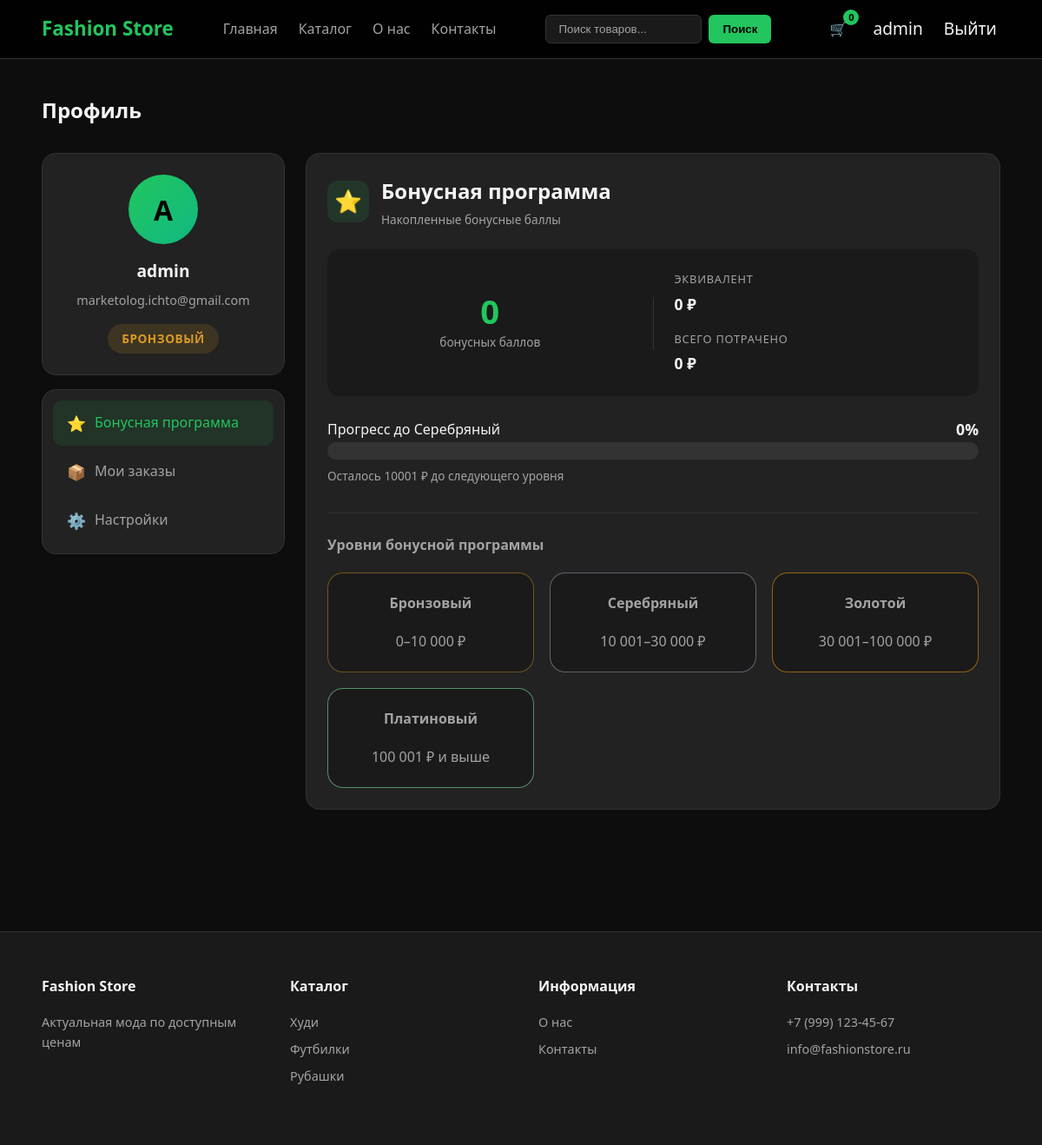
/profile/ (signed in), run on the app's committed database.
### store/models.py (models this page shows, shortened)
class CustomerProfile(models.Model):
    LEVEL_BRONZE = 'bronze'
    LEVEL_SILVER = 'silver'
    LEVEL_GOLD = 'gold'
    LEVEL_PLATINUM = 'platinum'
    LEVEL_CHOICES = [
        (LEVEL_BRONZE, 'Бронзовый'),
        (LEVEL_SILVER, 'Серебряный'),
        (LEVEL_GOLD, 'Золотой'),
        (LEVEL_PLATINUM, 'Платиновый'),
    ]
    user = models.OneToOneField(settings.AUTH_USER_MODEL, on_delete=models.CASCADE, related_name='profile')
    bonus_points = models.IntegerField(default=0)
    total_spent = models.IntegerField(default=0)
    address = models.CharField(max_length=300, blank=True, default='')
    @property
    def level(self):
        if self.total_spent >= 100001:
            return self.LEVEL_PLATINUM
        if self.total_spent >= 30001:
            return self.LEVEL_GOLD
        if self.total_spent >= 10001:
            return self.LEVEL_SILVER
        return self.LEVEL_BRONZE
    @property
    def level_label(self):
        return dict(self.LEVEL_CHOICES).get(self.level, 'Бронзовый')

### store/views.py (the view, shortened to what this page needs)
# urls.py: path('profile/', views.profile_view, name='profile'),
@login_required(login_url='login')
def profile_view(request):
    profile = get_customer_profile(request.user)
    orders = request.user.orders.prefetch_related('items__product').order_by('-created_at')
    level_data = build_level_data(profile)
    return render(request, 'profile.html', {
        'page': 'profile',
        'profile': profile,
        'orders': orders,
        'level_data': level_data,
    })

### store/views.py (called while the page is built)
def get_customer_profile(user):
    profile, _ = CustomerProfile.objects.get_or_create(user=user)
    return profile

### store/templates/profile.html (shortened to what this page needs)
{% extends 'base.html' %}
{% load static %}
{% block content %}
<main class="container">
    <section class="profile-page">
        <h1>Профиль</h1>
        {% if user.is_authenticated %}
        <div class="profile-grid">
            <div class="profile-sidebar">
                <div class="profile-card profile-user">
                    <div class="profile-avatar">{{ user.first_name|default:user.username|make_list|first|upper }}</div>
                    <h2>{{ user.get_full_name|default:user.username }}</h2>
                    <p class="profile-email">{{ user.email|default:"Email не указан" }}</p>
                    <div class="profile-level-badge {{ profile.level }}">
                        {{ profile.level_label }}
                    </div>
                </div>
                <nav class="profile-nav">
                    <a href="#bonuses" class="profile-nav-link active" data-tab="bonuses">
                        <span class="nav-icon">⭐</span>
                        Бонусная программа
                    </a>
                    <a href="#orders" class="profile-nav-link" data-tab="orders">
                        <span class="nav-icon">📦</span>
                        Мои заказы
                    </a>
                    <a href="#settings" class="profile-nav-link" data-tab="settings">
                        <span class="nav-icon">⚙️</span>
                        Настройки
                    </a>
                </nav>
            </div>
            <div class="profile-main">
                <div class="profile-card profile-bonuses tab-content" id="bonuses">
                    <div class="bonuses-header">
                        <div class="bonuses-header-left">
                            <span class="bonuses-icon">⭐</span>
                            <div>
                                <h2>Бонусная программа</h2>
                                <p class="bonuses-subtitle">Накопленные бонусные баллы</p>
                            </div>
                        </div>
                    </div>
                    <div class="bonuses-balance-card">
                        <div class="bonuses-balance-main">
                            <span class="bonuses-number">{{ profile.bonus_points|default:0 }}</span>
                            <span class="bonuses-label">бонусных баллов</span>
                        </div>
                        <div class="bonuses-balance-side">
                            <div class="bonus-detail">
                                <span class="bonus-detail-label">Эквивалент</span>
                                <span class="bonus-detail-value">{{ profile.bonus_points|default:0 }} ₽</span>
                            </div>
                            <div class="bonus-detail">
                                <span class="bonus-detail-label">Всего потрачено</span>
                                <span class="bonus-detail-value">{{ profile.total_spent|default:0 }} ₽</span>
                            </div>
                        </div>
                    </div>
                    <div class="bonuses-progress">
                        <div class="progress-header">
                            <span>Прогресс до {{ level_data.next_level_name }}</span>
                            <span class="progress-percent">{{ level_data.progress_percent }}%</span>
                        </div>
                        <div class="progress-bar">
                        </div>
                        {% if level_data.next_level %}
                        <p class="progress-hint">Осталось {{ level_data.points_to_next }} ₽ до следующего уровня</p>
                        {% else %}
                        <p class="progress-hint">Вы достигли максимального уровня!</p>
                        {% endif %}
                    </div>
                    <section class="bonus-levels-section">
                        <h3>Уровни бонусной программы</h3>
                        <div class="levels-grid">
                            <article class="level-card bronze">
                                <h3>Бронзовый</h3>
                                <p>0–10 000 ₽</p>
                            </article>
                            <article class="level-card silver">
                                <h3>Серебряный</h3>
                                <p>10 001–30 000 ₽</p>
                            </article>
                            <article class="level-card gold">
                                <h3>Золотой</h3>
                                <p>30 001–100 000 ₽</p>
                            </article>
                            <article class="level-card platinum">
                                <h3>Платиновый</h3>
                                <p>100 001 ₽ и выше</p>
                            </article>
                        </div>
                    </section>
                </div>
            </div>
        </div>
        {% endif %}
    </section>
</main>
{% endblock %}

### store/templates/base.html (shortened to what this page needs)
{% load static %}
<!DOCTYPE html>
<html lang="ru">
<head>
    <link rel="stylesheet" href="{% static 'css/style.css' %}">
</head>
<body>
<header class="header">
    <div class="container header-flex">
        <a href="{% url 'index' %}" class="logo">Fashion Store</a>
        <nav class="nav">
            <a href="{% url 'index' %}" {% if page == 'home' %}class="active"{% endif %}>Главная</a>
            <a href="{% url 'catalog' %}" {% if page == 'catalog' %}class="active"{% endif %}>Каталог</a>
            <a href="{% url 'about' %}" {% if page == 'about' %}class="active"{% endif %}>О нас</a>
            <a href="{% url 'contacts' %}" {% if page == 'contacts' %}class="active"{% endif %}>Контакты</a>
        </nav>
        <form class="search-form" action="{% url 'catalog' %}" method="get">
            <input type="text" name="search" placeholder="Поиск товаров...">
            <button type="submit">Поиск</button>
        </form>
        <div class="header-actions">
            <a href="/cart/" class="cart-link" title="Корзина">
                <span class="cart-icon">🛒</span>
                <span class="cart-count">0</span>
            </a>
            {% if request.user.is_authenticated %}
            <a href="{% url 'profile' %}" class="profile-link" title="Профиль">{{ request.user.username }}</a>
            <a href="{% url 'logout' %}" class="profile-link">Выйти</a>
            {% else %}
            <a href="{% url 'login' %}" class="profile-link">Войти</a>
            <a href="{% url 'register' %}" class="profile-link">Регистрация</a>
            {% endif %}
        </div>
    </div>
</header>
{% block content %}{% endblock %}
<footer class="footer">
    <div class="container">
        <div class="footer-grid">
            <div class="footer-col">
                <h4>Fashion Store</h4>
                <p>Актуальная мода по доступным ценам</p>
            </div>
            <div class="footer-col">
                <h4>Каталог</h4>
                <a href="{% url 'catalog' %}?cat=hoodies">Худи</a>
                <a href="{% url 'catalog' %}?cat=tshirts">Футбилки</a>
                <a href="{% url 'catalog' %}?cat=shirts">Рубашки</a>
            </div>
            <div class="footer-col">
                <h4>Информация</h4>
                <a href="{% url 'about' %}">О нас</a>
                <a href="{% url 'contacts' %}">Контакты</a>
            </div>
            <div class="footer-col">
                <h4>Контакты</h4>
                <p>+7 (999) 123-45-67</p>
                <p>info@fashionstore.ru</p>
            </div>
        </div>
    </div>
</footer>
</body>
</html>

### data on the page
CustomerProfile: level_label "БРОНЗОВЫЙ", bonus_points "0", total_spent "0"

### other printed values
{{ request.user.username }} "admin"
{{ user.first_name|default:user.username|make_list|first|upper }} "A"
{{ user.get_full_name|default:user.username }} "admin"
{{ user.email|default:"Email не указан" }} "marketolog.ichto@gmail.com"
{{ level_data.next_level_name }} "Серебряный"
{{ level_data.progress_percent }} "0"
{{ level_data.points_to_next }} "10001"
